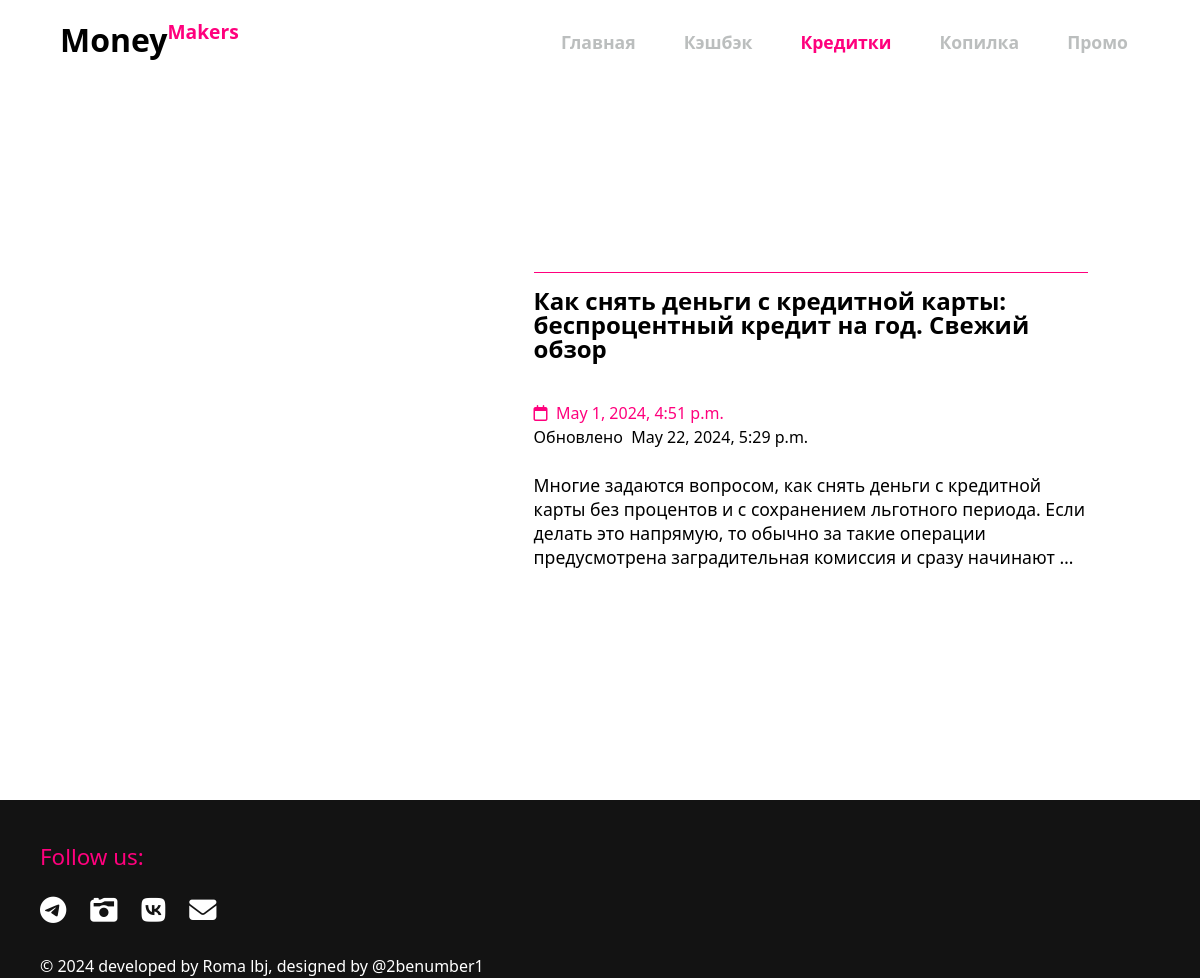
/credit, run on an earlier commit of the app's database.
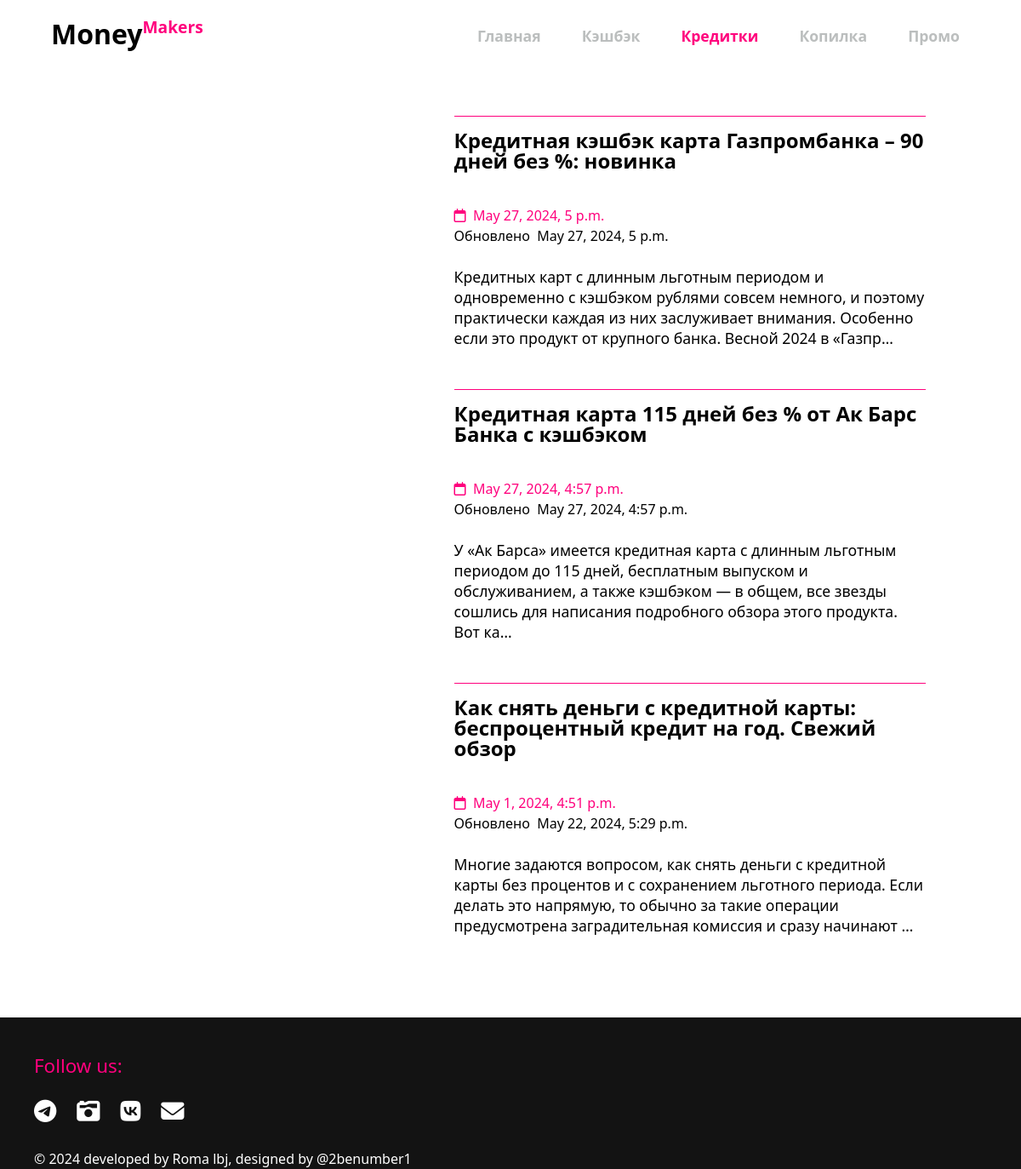
And on a later commit of the database.
### main/models.py (models this page shows, shortened)
class Articles(models.Model):
    credit = 'credit'
    debit = 'debit'
    savings = 'savings'
    CATEGORIES = [(credit, 'Кредитки'), (debit, 'Дебетухи'), (savings, 'Накопилка')]
    title = models.CharField(max_length=255)
    category = models.CharField(max_length=50, choices=CATEGORIES, blank=False)
    content = models.TextField()
    photo = models.ImageField(upload_to="images")
    time_create = models.DateTimeField(auto_now_add=True)
    time_update = models.DateTimeField(auto_now_add=True)
    likes_amount = models.IntegerField(default=0)
    comments_amount = models.IntegerField(default=0)
    class Meta:
        verbose_name = 'Article'
        verbose_name_plural = 'Articles'

### main/views.py (the view)
# urls.py: path('credit', views.credit, name='credit'),
def credit(request):
    context = {
        'articles': Articles.objects.filter(category='credit').order_by('-time_update'),
    }
    return render(request, 'main/credit.html', context)

### main/templates/main/credit.html (shortened to what this page needs)
{% extends 'main/layout.html' %}
{% block content %}
    <div class="credit_articles_list">
         <ul>
             {% for post in articles %}
                        <li>
                            <a href="{% url 'article_detail' category=post.category id=post.id %}">
                                <div class="post">
                                    <div class="image" style="background-image: url('{{post.photo.url}}');"></div>
                                    <div class="all_info">
                                        <p class="title">{{post.title}}</p>
                                        <p class="time time_create"><i class="fa-regular fa-calendar"></i>&nbsp;&nbsp;{{post.time_create}}</p>
                                        <p class="time time_update">Обновлено&nbsp;&nbsp;{{post.time_update}}</p>
                                        <p class="contents">{{post.content | truncatechars:220 | safe}}</p>
                                    </div>
                                </div>
                            </a>
                        </li>
             {% endfor %}
         </ul>
    </div>
{% endblock %}

What changed in the data, as far as the page shows it:
added Articles: title "Кредитная кэшбэк карта Газпромбанка – 90 дней без %: новинка", time_create "May 27, 2024, 5 p.m.", time_update "May 27, 2024, 5 p.m.", content "Кредитных карт с длинным льготным периодом и одновременно с кэшбэком рублями совсем немного, и поэтому практически каждая из них заслуживает внимания. Особенно если это продукт от крупного банка. Весной 2024 в «Газпр…"
added Articles: title "Кредитная карта 115 дней без % от Ак Барс Банка с кэшбэком", time_create "May 27, 2024, 4:57 p.m.", time_update "May 27, 2024, 4:57 p.m.", content "У «Ак Барса» имеется кредитная карта с длинным льготным периодом до 115 дней, бесплатным выпуском и обслуживанием, а также кэшбэком — в общем, все звезды сошлись для написания подробного обзора этого продукта. Вот ка…"
